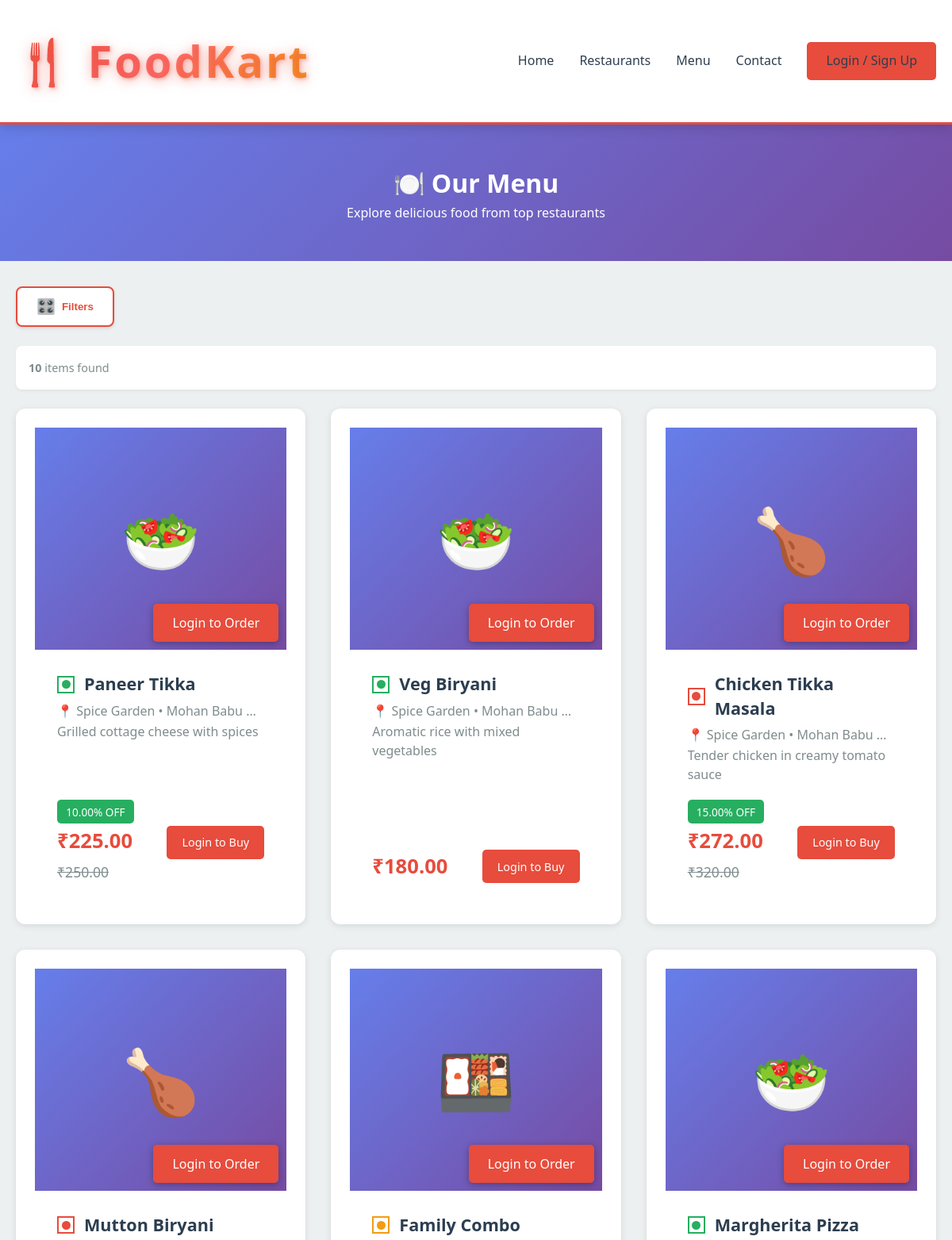
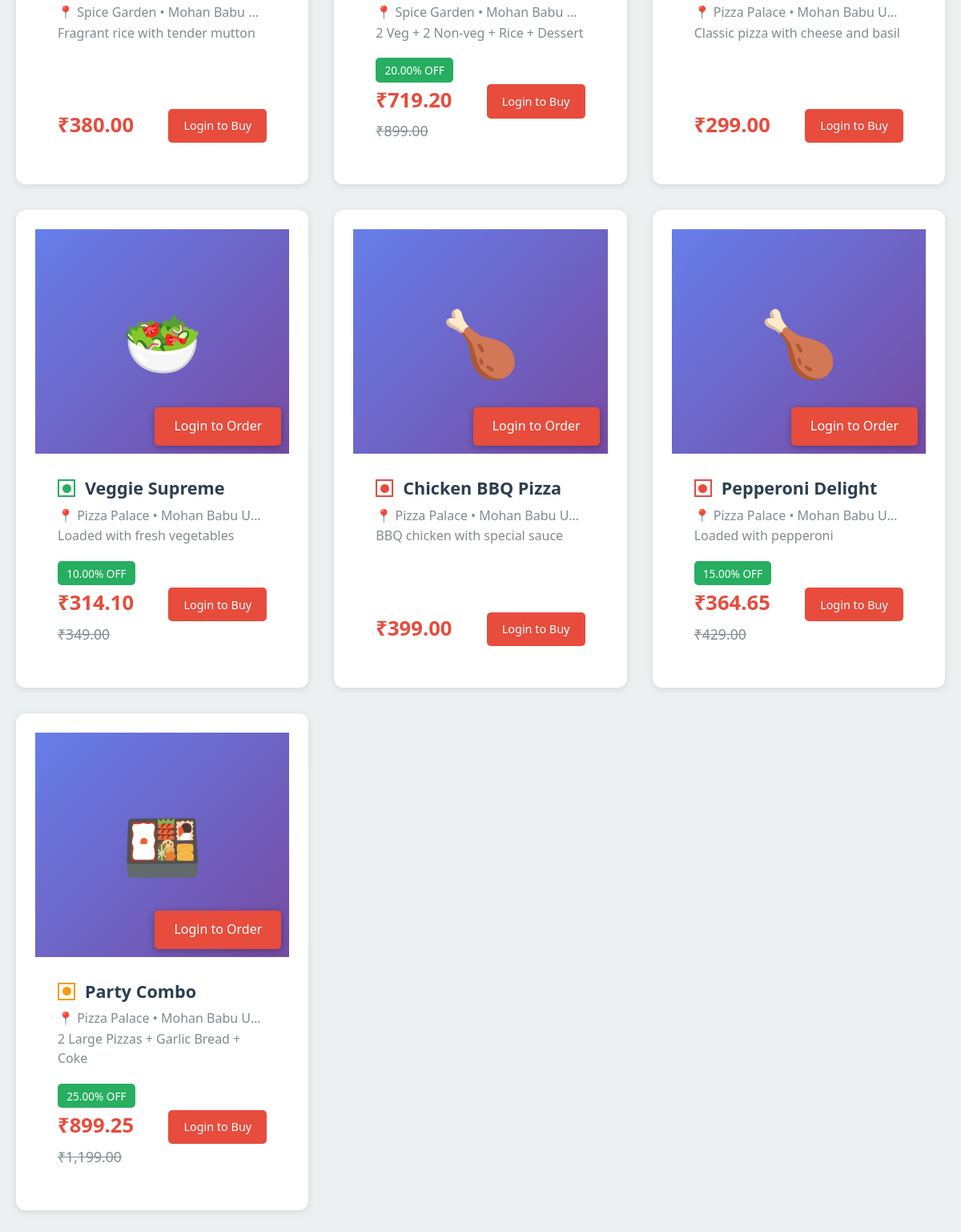
/pages/menu.php, run on the app's committed database (2 pictures, top to bottom).
### tables this page shows
CREATE TABLE menu_items (
    id INT AUTO_INCREMENT PRIMARY KEY,
    restaurant_id INT NOT NULL,
    name VARCHAR(150) NOT NULL,
    category ENUM('veg', 'non-veg', 'combo') NOT NULL,
    price DECIMAL(10,2) NOT NULL,
    discount DECIMAL(5,2) DEFAULT 0.00,
    description TEXT,
    image VARCHAR(255),
    is_available BOOLEAN DEFAULT TRUE,
    created_at TIMESTAMP DEFAULT CURRENT_TIMESTAMP,
    FOREIGN KEY (restaurant_id) REFERENCES restaurants(id) ON DELETE CASCADE
);

CREATE TABLE restaurants (
    id INT AUTO_INCREMENT PRIMARY KEY,
    name VARCHAR(150) NOT NULL,
    owner_id INT NOT NULL,
    cuisine VARCHAR(100),
    location VARCHAR(255),
    phone VARCHAR(15),
    image VARCHAR(255),
    description TEXT,
    rating DECIMAL(2,1) DEFAULT 0.0,
    is_open BOOLEAN DEFAULT TRUE,
    status ENUM('pending', 'approved', 'rejected') DEFAULT 'pending',
    created_at TIMESTAMP DEFAULT CURRENT_TIMESTAMP,
    FOREIGN KEY (owner_id) REFERENCES users(id) ON DELETE CASCADE
);

### php/config.php (called while the page is built, shortened)
<?php
function isLoggedIn() {
    return isset($_SESSION['user_id']) && isset($_SESSION['role']);
}
?>

### pages/menu.php (the view, shortened to what this page needs)
<?php
require_once '../php/config.php';
$conn = getDBConnection();
$query = "SELECT m.*, r.name as restaurant_name, r.location
          FROM menu_items m
          JOIN restaurants r ON m.restaurant_id = r.id
          WHERE m.is_available = TRUE AND r.status = 'approved'";
$query .= " ORDER BY m.created_at DESC";
$menu_items = $conn->query($query);
?>
<!DOCTYPE html>
<html lang="en">
<head>
    <link rel="stylesheet" href="../styles/main.css">
</head>
<body>
    <nav class="navbar">
        <div class="container">
            <a href="../index.php" class="logo">🍴 FoodKart</a>
            <ul class="nav-links">
                <li><a href="../index.php">Home</a></li>
                <li><a href="restaurants.php">Restaurants</a></li>
                <li><a href="menu.php">Menu</a></li>
                <li><a href="contact.php">Contact</a></li>
                <?php if (isLoggedIn()): ?>
                    <?php if (hasRole('customer')): ?>
                        <li><a href="cart.php">🛒 Cart <span id="cartCount" class="badge badge-danger">0</span></a></li>
                    <?php endif; ?>
                    <li><a href="<?php echo getDashboardUrl(); ?>">Dashboard</a></li>
                    <li><a href="../php/auth.php?logout=1" class="btn btn-outline">Logout</a></li>
                <?php else: ?>
                    <li><a href="../login_signup.php" class="btn btn-primary">Login / Sign Up</a></li>
                <?php endif; ?>
            </ul>
        </div>
    </nav>
    <div class="menu-header">
        <div class="container">
            <h1>🍽️ Our Menu</h1>
            <p>Explore delicious food from top restaurants</p>
        </div>
    </div>
    <div class="container" style="padding: 2rem 20px;">
        <button class="filter-toggle-btn" id="filterToggleBtn" onclick="toggleFilters()">
            <span class="filter-icon">🎛️</span>
            <span>Filters</span>
        </button>
        <div class="menu-layout">
            <div class="menu-content">
                <div class="results-header">
                    <div class="results-count">
                        <strong><?php echo $menu_items->num_rows; ?></strong> items found
                    </div>
                </div>
                <div class="grid grid-3">
            <?php if ($menu_items->num_rows > 0): ?>
                <?php while ($item = $menu_items->fetch_assoc()):
                    $final_price = $item['price'] - ($item['price'] * $item['discount'] / 100);
                    $img_raw = trim($item['image'] ?? '');
                    $is_remote = $img_raw && (stripos($img_raw, 'http://') === 0 || stripos($img_raw, 'https://') === 0);
                    $image_path = $img_raw ? ($is_remote ? $img_raw : ('../assets/images/' . $img_raw)) : '';
                    $has_valid_image = $image_path && ($is_remote || (file_exists($image_path) && filesize($image_path) > 0));
                    $category_emoji = $item['category'] === 'veg' ? '🥗' : ($item['category'] === 'non-veg' ? '🍗' : '🍱');
                ?>
                    <div class="card menu-item-card">
                        <div class="menu-item-image-container">
                            <?php if ($has_valid_image): ?>
                                <img src="<?php echo $image_path; ?>"
                                     alt="<?php echo htmlspecialchars($item['name']); ?>"
                                     class="menu-item-image"
                                     onerror="this.style.display='none'; this.nextElementSibling.style.display='flex';">
                                <div class="menu-item-image-placeholder" style="display: none;"><?php echo $category_emoji; ?></div>
                            <?php else: ?>
                                <div class="menu-item-image-placeholder"><?php echo $category_emoji; ?></div>
                            <?php endif; ?>
                            <div class="menu-item-add-to-cart">
                                <?php if (isLoggedIn() && hasRole('customer')): ?>
                                    <button class="btn btn-primary" onclick="addToCart(<?php echo $item['id']; ?>, '<?php echo htmlspecialchars($item['name'], ENT_QUOTES); ?>', <?php echo $final_price; ?>, '<?php echo $has_valid_image ? $image_path : '' ; ?>')">
                                        Add to Cart
                                    </button>
                                <?php else: ?>
                                    <a href="../login_signup.php" class="btn btn-primary">Login to Order</a>
                                <?php endif; ?>
                            </div>
                        </div>
                        <div class="menu-item-content">
                            <div>
                                <div class="menu-item-header">
                                    <div class="menu-item-title">
                                        <div class="<?php echo $item['category']; ?>-icon"></div>
                                        <h3><?php echo htmlspecialchars($item['name']); ?></h3>
                                    </div>
                                </div>
                                <p class="restaurant-info-small">
                                    📍 <?php echo htmlspecialchars($item['restaurant_name']); ?> • <?php echo htmlspecialchars($item['location']); ?>
                                </p>
                                <p class="menu-item-description">
                                    <?php echo htmlspecialchars($item['description']); ?>
                                </p>
                            </div>
                            <div class="menu-item-footer">
                                <div class="price-section">
                                    <?php if ($item['discount'] > 0): ?>
                                        <div>
                                            <span class="discount-badge"><?php echo $item['discount']; ?>% OFF</span>
                                        </div>
                                        <div>
                                            <span class="discounted-price">₹<?php echo number_format($final_price, 2); ?></span>
                                        </div>
                                        <div>
                                            <span class="original-price">₹<?php echo number_format($item['price'], 2); ?></span>
                                        </div>
                                    <?php else: ?>
                                        <span class="discounted-price">₹<?php echo number_format($item['price'], 2); ?></span>
                                    <?php endif; ?>
                                </div>
                                <div class="buy-now-btn">
                                    <?php if (isLoggedIn() && hasRole('customer')): ?>
                                        <button class="btn btn-primary" onclick="buyNow(<?php echo $item['id']; ?>, '<?php echo htmlspecialchars($item['name'], ENT_QUOTES); ?>', <?php echo $final_price; ?>, '<?php echo $has_valid_image ? $image_path : '' ; ?>')" style="font-size: 0.9rem; padding: 0.6rem 1.2rem;">
                                            Buy Now
                                        </button>
                                    <?php else: ?>
                                        <a href="../login_signup.php" class="btn btn-primary" style="font-size: 0.9rem; padding: 0.6rem 1.2rem;">Login to Buy</a>
                                    <?php endif; ?>
                                </div>
                            </div>
                        </div>
                    </div>
                <?php endwhile; ?>
            <?php endif; ?>
                </div>
            </div>
        </div>
    </div>
</body>
</html>

### styles/main.css (style rules this page uses)
* { margin: 0; padding: 0; box-sizing: border-box; }
:root { --primary-color: #e74c3c; --secondary-color: #2c3e50; --success-color: #27ae60; --warning-color: #f39c12; --danger-color: #e74c3c; --light-bg: #ecf0f1; --dark-text: #2c3e50; --light-text: #7f8c8d; --white: #ffffff; --shadow: 0 2px 10px rgba(0,0,0,0.1); --shadow-hover: 0 4px 20px rgba(0,0,0,0.15); }
body { font-family: 'Segoe UI', Tahoma, Geneva, Verdana, sans-serif; background-color: var(--light-bg); color: var(--dark-text); line-height: 1.6; }
.navbar { background-color: var(--white); box-shadow: 0 4px 15px rgba(0,0,0,0.15); padding: 2rem 0; position: sticky; top: 0; z-index: 1000; border-bottom: 3px solid #e74c3c; }
.navbar .container { max-width: 1200px; margin: 0 auto; padding: 0 20px; display: flex; justify-content: space-between; align-items: center; }
.navbar .logo { font-size: 3.5rem !important; font-weight: 900; background: linear-gradient(135deg, #e74c3c 0%, #ff6b6b 50%, #f39c12 100%); -webkit-background-clip: text; -webkit-text-fill-color: transparent; background-clip: text; text-decoration: none; transition: all 0.3s ease; letter-spacing: 3px; text-shadow: 2px 2px 4px rgba(231, 76, 60, 0.3); filter: drop-shadow(0 2px 8px rgba(231, 76, 60, 0.4)); display: inline-block; }
.navbar .nav-links { display: flex; list-style: none; gap: 2rem; align-items: center; }
.navbar .nav-links a { text-decoration: none; color: var(--dark-text); font-weight: 500; transition: color 0.3s; }
.btn { padding: 0.7rem 1.5rem; border: none; border-radius: 5px; cursor: pointer; font-size: 1rem; font-weight: 500; transition: all 0.3s; text-decoration: none; display: inline-block; }
.btn-primary { background-color: var(--primary-color); color: var(--white); }
.container { max-width: 1200px; margin: 0 auto; padding: 0 20px; }
.card { background-color: var(--white); border-radius: 10px; box-shadow: var(--shadow); padding: 1.5rem; transition: all 0.3s; }
.grid { display: grid; gap: 2rem; }
.grid-3 { grid-template-columns: repeat(auto-fit, minmax(280px, 1fr)); }

### data on the page
menu_items: category "🥗", name "Paneer Tikka", restaurant.name "Spice Garden", restaurant.location "Mohan Babu…", description "Grilled cottage cheese with spices", discount "10.00", final_price "225.00", price "250.00"
menu_items: category "🥗", name "Veg Biryani", restaurant.name "Spice Garden", restaurant.location "Mohan Babu…", description "Aromatic rice with mixed vegetables", price "180.00"
menu_items: category "🍗", name "Chicken Tikka Masala", restaurant.name "Spice Garden", restaurant.location "Mohan Babu…", description "Tender chicken in creamy tomato sauce", discount "15.00", final_price "272.00", price "320.00"
menu_items: category "🍗", name "Mutton Biryani", restaurant.name "Spice Garden", restaurant.location "Mohan Babu…", description "Fragrant rice with tender mutton", price "380.00"
menu_items: category "🍱", name "Family Combo", restaurant.name "Spice Garden", restaurant.location "Mohan Babu…", description "2 Veg + 2 Non-veg + Rice + Dessert", discount "20.00", final_price "719.20", price "899.00"
menu_items: category "🥗", name "Margherita Pizza", restaurant.name "Pizza Palace", restaurant.location "Mohan Babu U…", description "Classic pizza with cheese and basil", price "299.00"
menu_items: category "🥗", name "Veggie Supreme", restaurant.name "Pizza Palace", restaurant.location "Mohan Babu U…", description "Loaded with fresh vegetables", discount "10.00", final_price "314.10", price "349.00"
menu_items: category "🍗", name "Chicken BBQ Pizza", restaurant.name "Pizza Palace", restaurant.location "Mohan Babu U…", description "BBQ chicken with special sauce", price "399.00"
menu_items: category "🍗", name "Pepperoni Delight", restaurant.name "Pizza Palace", restaurant.location "Mohan Babu U…", description "Loaded with pepperoni", discount "15.00", final_price "364.65", price "429.00"
menu_items: category "🍱", name "Party Combo", restaurant.name "Pizza Palace", restaurant.location "Mohan Babu U…", description "2 Large Pizzas + Garlic Bread + Coke", discount "25.00", final_price "899.25", price "1,199.00"

### other printed values
$menu_items->num_rows "10"
